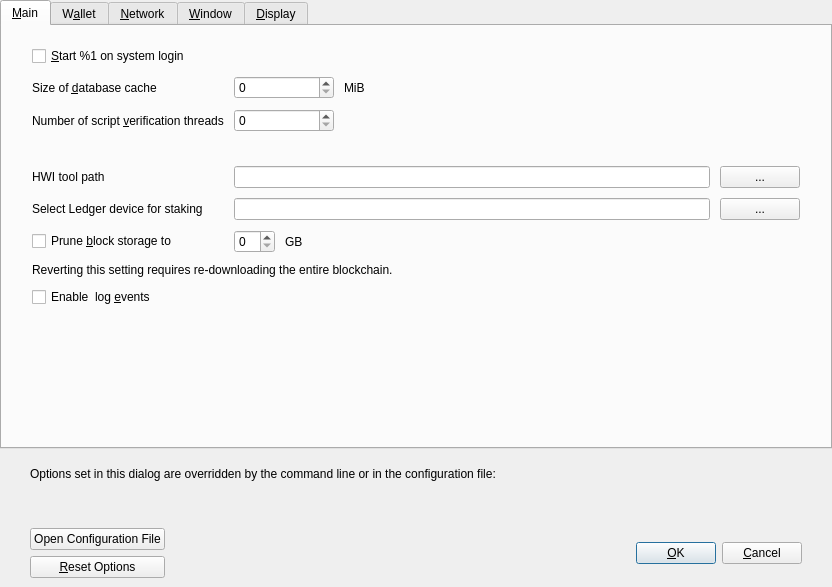
<?xml version="1.0" encoding="UTF-8"?>
<ui version="4.0">
 <class>OptionsDialog</class>
 <widget class="QDialog" name="OptionsDialog">
  <property name="geometry">
   <rect>
    <x>0</x>
    <y>0</y>
    <width>832</width>
    <height>587</height>
   </rect>
  </property>
  <property name="windowTitle">
   <string>Options</string>
  </property>
  <property name="modal">
   <bool>true</bool>
  </property>
  <layout class="QVBoxLayout" name="verticalLayout">
   <property name="leftMargin">
    <number>0</number>
   </property>
   <property name="topMargin">
    <number>0</number>
   </property>
   <property name="rightMargin">
    <number>0</number>
   </property>
   <property name="bottomMargin">
    <number>0</number>
   </property>
   <item>
    <widget class="QTabWidget" name="tabWidget">
     <property name="currentIndex">
      <number>0</number>
     </property>
     <widget class="QWidget" name="tabMain">
      <attribute name="title">
       <string>&amp;Main</string>
      </attribute>
      <layout class="QVBoxLayout" name="verticalLayout_3">
       <property name="spacing">
        <number>10</number>
       </property>
       <property name="leftMargin">
        <number>30</number>
       </property>
       <property name="topMargin">
        <number>20</number>
       </property>
       <property name="rightMargin">
        <number>30</number>
       </property>
       <property name="bottomMargin">
        <number>20</number>
       </property>
       <item>
        <widget class="QCheckBox" name="bitcoinAtStartup">
         <property name="toolTip">
          <string>Automatically start %1 after logging in to the system.</string>
         </property>
         <property name="text">
          <string>&amp;Start %1 on system login</string>
         </property>
        </widget>
       </item>
       <item>
        <layout class="QGridLayout" name="gridLayout">
         <property name="verticalSpacing">
          <number>10</number>
         </property>
         <item row="5" column="0">
          <widget class="QCheckBox" name="prune">
           <property name="toolTip">
            <string>Enabling pruning significantly reduces the disk space required to store transactions. All blocks are still fully validated. Reverting this setting requires re-downloading the entire blockchain.</string>
           </property>
           <property name="text">
            <string>Prune &amp;block storage to</string>
           </property>
          </widget>
         </item>
         <item row="1" column="0">
          <widget class="QLabel" name="threadsScriptVerifLabel">
           <property name="text">
            <string>Number of script &amp;verification threads</string>
           </property>
           <property name="textFormat">
            <enum>Qt::PlainText</enum>
           </property>
           <property name="buddy">
            <cstring>threadsScriptVerif</cstring>
           </property>
          </widget>
         </item>
         <item row="5" column="1">
          <layout class="QHBoxLayout" name="horizontalLayout_Main_Prune">
           <item>
            <widget class="QSpinBox" name="pruneSize"/>
           </item>
           <item>
            <widget class="QLabel" name="pruneSizeUnitLabel">
             <property name="text">
              <string>GB</string>
             </property>
             <property name="textFormat">
              <enum>Qt::PlainText</enum>
             </property>
            </widget>
           </item>
           <item>
            <spacer name="horizontalSpacer_Main_Prune">
             <property name="orientation">
              <enum>Qt::Horizontal</enum>
             </property>
             <property name="sizeHint" stdset="0">
              <size>
               <width>40</width>
               <height>20</height>
              </size>
             </property>
            </spacer>
           </item>
          </layout>
         </item>
         <item row="3" column="1">
          <layout class="QHBoxLayout" name="horizontalLayout">
           <item>
            <widget class="QLineEdit" name="txtHWIToolPath">
             <property name="toolTip">
              <string>Hardware wallet interface tool location on disk</string>
             </property>
            </widget>
           </item>
           <item>
            <widget class="QPushButton" name="toolHWIPath">
             <property name="text">
              <string>...</string>
             </property>
            </widget>
           </item>
          </layout>
         </item>
         <item row="0" column="1">
          <layout class="QHBoxLayout" name="horizontalLayout_2_Main">
           <item>
            <widget class="QSpinBox" name="databaseCache">
             <property name="minimumSize">
              <size>
               <width>100</width>
               <height>0</height>
              </size>
             </property>
            </widget>
           </item>
           <item>
            <widget class="QLabel" name="databaseCacheUnitLabel">
             <property name="text">
              <string>MiB</string>
             </property>
             <property name="textFormat">
              <enum>Qt::PlainText</enum>
             </property>
            </widget>
           </item>
           <item>
            <spacer name="horizontalSpacer_2_Main">
             <property name="orientation">
              <enum>Qt::Horizontal</enum>
             </property>
             <property name="sizeHint" stdset="0">
              <size>
               <width>40</width>
               <height>20</height>
              </size>
             </property>
            </spacer>
           </item>
          </layout>
         </item>
         <item row="1" column="1">
          <layout class="QHBoxLayout" name="horizontalLayout_3_Main">
           <item>
            <widget class="QSpinBox" name="threadsScriptVerif">
             <property name="minimumSize">
              <size>
               <width>100</width>
               <height>0</height>
              </size>
             </property>
             <property name="toolTip">
              <string>(0 = auto, &lt;0 = leave that many cores free)</string>
             </property>
            </widget>
           </item>
           <item>
            <spacer name="horizontalSpacer_3_Main">
             <property name="orientation">
              <enum>Qt::Horizontal</enum>
             </property>
             <property name="sizeHint" stdset="0">
              <size>
               <width>40</width>
               <height>20</height>
              </size>
             </property>
            </spacer>
           </item>
          </layout>
         </item>
         <item row="6" column="0" colspan="2">
          <widget class="QLabel" name="pruneWarning">
           <property name="text">
            <string>Reverting this setting requires re-downloading the entire blockchain.</string>
           </property>
           <property name="textFormat">
            <enum>Qt::PlainText</enum>
           </property>
          </widget>
         </item>
         <item row="0" column="0">
          <widget class="QLabel" name="databaseCacheLabel">
           <property name="text">
            <string>Size of &amp;database cache</string>
           </property>
           <property name="textFormat">
            <enum>Qt::PlainText</enum>
           </property>
           <property name="buddy">
            <cstring>databaseCache</cstring>
           </property>
          </widget>
         </item>
         <item row="3" column="0">
          <widget class="QLabel" name="HWIToolLabel">
           <property name="text">
            <string>HWI tool path</string>
           </property>
          </widget>
         </item>
         <item row="2" column="0">
          <widget class="QLabel" name="reserveBalanceLabel">
           <property name="buddy">
            <cstring>threadsScriptVerif</cstring>
           </property>
          </widget>
         </item>
         <item row="4" column="1">
          <layout class="QHBoxLayout" name="horizontalLayout2">
           <item>
            <widget class="QLineEdit" name="txtStakeLedgerId">
             <property name="toolTip">
              <string>Fingerprint of the ledger that you want to be used for staking with hardware wallet</string>
             </property>
            </widget>
           </item>
           <item>
            <widget class="QPushButton" name="toolStakeLedgerId">
             <property name="text">
              <string>...</string>
             </property>
            </widget>
           </item>
          </layout>
         </item>
         <item row="4" column="0">
          <widget class="QLabel" name="stakeLedgerIdlabel">
           <property name="text">
            <string>Select Ledger device for staking</string>
           </property>
          </widget>
         </item>
         <item row="7" column="0" colspan="2">
          <widget class="QCheckBox" name="logEvents">
           <property name="text">
            <string>Enable  log &amp;events</string>
           </property>
          </widget>
         </item>
        </layout>
       </item>
       <item>
        <spacer name="verticalSpacer_Main">
         <property name="orientation">
          <enum>Qt::Vertical</enum>
         </property>
         <property name="sizeHint" stdset="0">
          <size>
           <width>20</width>
           <height>40</height>
          </size>
         </property>
        </spacer>
       </item>
      </layout>
     </widget>
     <widget class="QWidget" name="tabWallet">
      <attribute name="title">
       <string>W&amp;allet</string>
      </attribute>
      <layout class="QVBoxLayout" name="verticalLayout_Wallet">
       <property name="spacing">
        <number>10</number>
       </property>
       <property name="leftMargin">
        <number>30</number>
       </property>
       <property name="topMargin">
        <number>20</number>
       </property>
       <property name="rightMargin">
        <number>30</number>
       </property>
       <property name="bottomMargin">
        <number>20</number>
       </property>
       <item>
        <widget class="QGroupBox" name="groupBox">
         <property name="title">
          <string>Expert</string>
         </property>
         <layout class="QVBoxLayout" name="verticalLayout_2">
          <property name="spacing">
           <number>10</number>
          </property>
          <item>
           <widget class="QCheckBox" name="coinControlFeatures">
            <property name="toolTip">
             <string>Whether to show coin control features or not.</string>
            </property>
            <property name="text">
             <string>Enable coin &amp;control features</string>
            </property>
           </widget>
          </item>
          <item>
           <widget class="QCheckBox" name="spendZeroConfChange">
            <property name="toolTip">
             <string>If you disable the spending of unconfirmed change, the change from a transaction cannot be used until that transaction has at least one confirmation. This also affects how your balance is computed.</string>
            </property>
            <property name="text">
             <string>&amp;Spend unconfirmed change</string>
            </property>
           </widget>
          </item>
          <item>
           <widget class="QCheckBox" name="zeroBalanceAddressToken">
            <property name="text">
             <string>Enable &amp;zero balance for receiver token address</string>
            </property>
           </widget>
          </item>
          <item>
           <widget class="QCheckBox" name="useChangeAddress">
            <property name="text">
             <string>Use change &amp;address</string>
            </property>
           </widget>
          </item>
          <item>
           <widget class="QCheckBox" name="checkForUpdates">
            <property name="text">
             <string>Check for &amp;updates</string>
            </property>
           </widget>
          </item>
          <item>
           <widget class="QCheckBox" name="signPSBTHWITool">
            <property name="text">
             <string>Sign PSBT with HWI tool</string>
            </property>
           </widget>
          </item>
         </layout>
        </widget>
       </item>
       <item>
        <spacer name="verticalSpacer_Wallet">
         <property name="orientation">
          <enum>Qt::Vertical</enum>
         </property>
         <property name="sizeHint" stdset="0">
          <size>
           <width>20</width>
           <height>40</height>
          </size>
         </property>
        </spacer>
       </item>
      </layout>
     </widget>
     <widget class="QWidget" name="tabNetwork">
      <attribute name="title">
       <string>&amp;Network</string>
      </attribute>
      <layout class="QVBoxLayout" name="verticalLayout_Network">
       <property name="spacing">
        <number>10</number>
       </property>
       <property name="leftMargin">
        <number>30</number>
       </property>
       <property name="topMargin">
        <number>20</number>
       </property>
       <property name="rightMargin">
        <number>30</number>
       </property>
       <property name="bottomMargin">
        <number>20</number>
       </property>
       <item>
        <widget class="QCheckBox" name="mapPortUpnp">
         <property name="toolTip">
          <string>Automatically open the Ariel client port on the router. This only works when your router supports UPnP and it is enabled.</string>
         </property>
         <property name="text">
          <string>Map port using &amp;UPnP</string>
         </property>
        </widget>
       </item>
       <item>
        <widget class="QCheckBox" name="mapPortNatpmp">
         <property name="toolTip">
          <string>Automatically open the Ariel client port on the router. This only works when your router supports NAT-PMP and it is enabled. The external port could be random.</string>
         </property>
         <property name="text">
          <string>Map port using NA&amp;T-PMP</string>
         </property>
        </widget>
       </item>
       <item>
        <widget class="QCheckBox" name="allowIncoming">
         <property name="toolTip">
          <string>Accept connections from outside.</string>
         </property>
         <property name="text">
          <string>Allow incomin&amp;g connections</string>
         </property>
        </widget>
       </item>
       <item>
        <widget class="QCheckBox" name="connectSocks">
         <property name="toolTip">
          <string>Connect to the Ariel network through a SOCKS5 proxy.</string>
         </property>
         <property name="text">
          <string>&amp;Connect through SOCKS5 proxy (default proxy):</string>
         </property>
        </widget>
       </item>
       <item>
        <layout class="QHBoxLayout" name="horizontalLayout_1_Network">
         <item>
          <widget class="QLabel" name="proxyIpLabel">
           <property name="text">
            <string>Proxy &amp;IP:</string>
           </property>
           <property name="textFormat">
            <enum>Qt::PlainText</enum>
           </property>
           <property name="buddy">
            <cstring>proxyIp</cstring>
           </property>
          </widget>
         </item>
         <item>
          <widget class="QValidatedLineEdit" name="proxyIp">
           <property name="minimumSize">
            <size>
             <width>140</width>
             <height>0</height>
            </size>
           </property>
           <property name="maximumSize">
            <size>
             <width>140</width>
             <height>16777215</height>
            </size>
           </property>
           <property name="toolTip">
            <string>IP address of the proxy (e.g. IPv4: 127.0.0.1 / IPv6: ::1)</string>
           </property>
          </widget>
         </item>
         <item>
          <widget class="QLabel" name="proxyPortLabel">
           <property name="text">
            <string>&amp;Port:</string>
           </property>
           <property name="textFormat">
            <enum>Qt::PlainText</enum>
           </property>
           <property name="buddy">
            <cstring>proxyPort</cstring>
           </property>
          </widget>
         </item>
         <item>
          <widget class="QLineEdit" name="proxyPort">
           <property name="minimumSize">
            <size>
             <width>55</width>
             <height>0</height>
            </size>
           </property>
           <property name="maximumSize">
            <size>
             <width>55</width>
             <height>16777215</height>
            </size>
           </property>
           <property name="toolTip">
            <string>Port of the proxy (e.g. 9050)</string>
           </property>
          </widget>
         </item>
         <item>
          <spacer name="horizontalSpacer_1_Network">
           <property name="orientation">
            <enum>Qt::Horizontal</enum>
           </property>
           <property name="sizeHint" stdset="0">
            <size>
             <width>40</width>
             <height>20</height>
            </size>
           </property>
          </spacer>
         </item>
        </layout>
       </item>
       <item>
        <layout class="QHBoxLayout" name="horizontalLayout_2_Network">
         <item>
          <widget class="QLabel" name="proxyActiveNets">
           <property name="text">
            <string>Used for reaching peers via:</string>
           </property>
           <property name="textFormat">
            <enum>Qt::PlainText</enum>
           </property>
          </widget>
         </item>
         <item>
          <widget class="QCheckBox" name="proxyReachIPv4">
           <property name="enabled">
            <bool>false</bool>
           </property>
           <property name="toolTip">
            <string>Shows if the supplied default SOCKS5 proxy is used to reach peers via this network type.</string>
           </property>
           <property name="text">
            <string/>
           </property>
          </widget>
         </item>
         <item>
          <widget class="QLabel" name="proxyReachIPv4Label">
           <property name="text">
            <string>IPv4</string>
           </property>
           <property name="textFormat">
            <enum>Qt::PlainText</enum>
           </property>
          </widget>
         </item>
         <item>
          <widget class="QCheckBox" name="proxyReachIPv6">
           <property name="enabled">
            <bool>false</bool>
           </property>
           <property name="toolTip">
            <string>Shows if the supplied default SOCKS5 proxy is used to reach peers via this network type.</string>
           </property>
           <property name="text">
            <string/>
           </property>
          </widget>
         </item>
         <item>
          <widget class="QLabel" name="proxyReachIPv6Label">
           <property name="text">
            <string>IPv6</string>
           </property>
           <property name="textFormat">
            <enum>Qt::PlainText</enum>
           </property>
          </widget>
         </item>
         <item>
          <widget class="QCheckBox" name="proxyReachTor">
           <property name="enabled">
            <bool>false</bool>
           </property>
           <property name="toolTip">
            <string>Shows if the supplied default SOCKS5 proxy is used to reach peers via this network type.</string>
           </property>
           <property name="text">
            <string/>
           </property>
          </widget>
         </item>
         <item>
          <widget class="QLabel" name="proxyReachTorLabel">
           <property name="text">
            <string>Tor</string>
           </property>
           <property name="textFormat">
            <enum>Qt::PlainText</enum>
           </property>
          </widget>
         </item>
         <item>
          <spacer name="horizontalSpacer_2_Network">
           <property name="orientation">
            <enum>Qt::Horizontal</enum>
           </property>
           <property name="sizeHint" stdset="0">
            <size>
             <width>40</width>
             <height>20</height>
            </size>
           </property>
          </spacer>
         </item>
        </layout>
       </item>
       <item>
        <widget class="QCheckBox" name="connectSocksTor">
         <property name="toolTip">
          <string>Connect to the Ariel network through a separate SOCKS5 proxy for Tor onion services.</string>
         </property>
         <property name="text">
          <string>Use separate SOCKS&amp;5 proxy to reach peers via Tor onion services:</string>
         </property>
        </widget>
       </item>
       <item>
        <layout class="QHBoxLayout" name="horizontalLayout_3_Network">
         <item>
          <widget class="QLabel" name="proxyIpTorLabel">
           <property name="text">
            <string>Proxy &amp;IP:</string>
           </property>
           <property name="textFormat">
            <enum>Qt::PlainText</enum>
           </property>
           <property name="buddy">
            <cstring>proxyIpTor</cstring>
           </property>
          </widget>
         </item>
         <item>
          <widget class="QValidatedLineEdit" name="proxyIpTor">
           <property name="minimumSize">
            <size>
             <width>140</width>
             <height>0</height>
            </size>
           </property>
           <property name="maximumSize">
            <size>
             <width>140</width>
             <height>16777215</height>
            </size>
           </property>
           <property name="toolTip">
            <string>IP address of the proxy (e.g. IPv4: 127.0.0.1 / IPv6: ::1)</string>
           </property>
          </widget>
         </item>
         <item>
          <widget class="QLabel" name="proxyPortTorLabel">
           <property name="text">
            <string>&amp;Port:</string>
           </property>
           <property name="textFormat">
            <enum>Qt::PlainText</enum>
           </property>
           <property name="buddy">
            <cstring>proxyPortTor</cstring>
           </property>
          </widget>
         </item>
         <item>
          <widget class="QLineEdit" name="proxyPortTor">
           <property name="minimumSize">
            <size>
             <width>55</width>
             <height>0</height>
            </size>
           </property>
           <property name="maximumSize">
            <size>
             <width>55</width>
             <height>16777215</height>
            </size>
           </property>
           <property name="toolTip">
            <string>Port of the proxy (e.g. 9050)</string>
           </property>
          </widget>
         </item>
         <item>
          <spacer name="horizontalSpacer_4_Network">
           <property name="orientation">
            <enum>Qt::Horizontal</enum>
           </property>
           <property name="sizeHint" stdset="0">
            <size>
             <width>40</width>
             <height>20</height>
            </size>
           </property>
          </spacer>
         </item>
        </layout>
       </item>
       <item>
        <spacer name="verticalSpacer_Network">
         <property name="orientation">
          <enum>Qt::Vertical</enum>
         </property>
         <property name="sizeHint" stdset="0">
          <size>
           <width>20</width>
           <height>40</height>
          </size>
         </property>
        </spacer>
       </item>
      </layout>
     </widget>
     <widget class="QWidget" name="tabWindow">
      <attribute name="title">
       <string>&amp;Window</string>
      </attribute>
      <layout class="QVBoxLayout" name="verticalLayout_Window">
       <property name="spacing">
        <number>10</number>
       </property>
       <property name="leftMargin">
        <number>30</number>
       </property>
       <property name="topMargin">
        <number>20</number>
       </property>
       <property name="rightMargin">
        <number>30</number>
       </property>
       <property name="bottomMargin">
        <number>20</number>
       </property>
       <item>
        <widget class="QCheckBox" name="showTrayIcon">
         <property name="toolTip">
          <string>Show the icon in the system tray.</string>
         </property>
         <property name="text">
          <string>&amp;Show tray icon</string>
         </property>
         <property name="checked">
          <bool>true</bool>
         </property>
        </widget>
       </item>
       <item>
        <widget class="QCheckBox" name="minimizeToTray">
         <property name="toolTip">
          <string>Show only a tray icon after minimizing the window.</string>
         </property>
         <property name="text">
          <string>&amp;Minimize to the tray instead of the taskbar</string>
         </property>
        </widget>
       </item>
       <item>
        <widget class="QCheckBox" name="minimizeOnClose">
         <property name="toolTip">
          <string>Minimize instead of exit the application when the window is closed. When this option is enabled, the application will be closed only after selecting Exit in the menu.</string>
         </property>
         <property name="text">
          <string>M&amp;inimize on close</string>
         </property>
        </widget>
       </item>
       <item>
        <spacer name="verticalSpacer_Window">
         <property name="orientation">
          <enum>Qt::Vertical</enum>
         </property>
         <property name="sizeHint" stdset="0">
          <size>
           <width>20</width>
           <height>40</height>
          </size>
         </property>
        </spacer>
       </item>
      </layout>
     </widget>
     <widget class="QWidget" name="tabDisplay">
      <attribute name="title">
       <string>&amp;Display</string>
      </attribute>
      <layout class="QVBoxLayout" name="verticalLayout_Display">
       <property name="spacing">
        <number>10</number>
       </property>
       <property name="leftMargin">
        <number>30</number>
       </property>
       <property name="topMargin">
        <number>20</number>
       </property>
       <property name="rightMargin">
        <number>30</number>
       </property>
       <property name="bottomMargin">
        <number>20</number>
       </property>
       <item>
        <layout class="QGridLayout" name="gridLayout_2">
         <property name="verticalSpacing">
          <number>10</number>
         </property>
         <item row="0" column="0">
          <widget class="QLabel" name="langLabel">
           <property name="text">
            <string>User Interface &amp;language:</string>
           </property>
           <property name="textFormat">
            <enum>Qt::PlainText</enum>
           </property>
           <property name="buddy">
            <cstring>lang</cstring>
           </property>
          </widget>
         </item>
         <item row="0" column="1">
          <widget class="QValueComboBox" name="lang">
           <property name="toolTip">
            <string>The user interface language can be set here. This setting will take effect after restarting %1.</string>
           </property>
          </widget>
         </item>
         <item row="1" column="0">
          <widget class="QLabel" name="unitLabel">
           <property name="text">
            <string>&amp;Unit to show amounts in:</string>
           </property>
           <property name="textFormat">
            <enum>Qt::PlainText</enum>
           </property>
           <property name="buddy">
            <cstring>unit</cstring>
           </property>
          </widget>
         </item>
         <item row="2" column="0">
          <widget class="QLabel" name="thirdPartyTxUrlsLabel">
           <property name="toolTip">
            <string>Third party URLs (e.g. a block explorer) that appear in the transactions tab as context menu items. %s in the URL is replaced by transaction hash. Multiple URLs are separated by vertical bar |.</string>
           </property>
           <property name="text">
            <string>&amp;Third party transaction URLs</string>
           </property>
           <property name="buddy">
            <cstring>thirdPartyTxUrls</cstring>
           </property>
          </widget>
         </item>
         <item row="1" column="1">
          <widget class="QValueComboBox" name="unit">
           <property name="toolTip">
            <string>Choose the default subdivision unit to show in the interface and when sending coins.</string>
           </property>
          </widget>
         </item>
         <item row="2" column="1">
          <widget class="QLineEdit" name="thirdPartyTxUrls">
           <property name="toolTip">
            <string>Third party URLs (e.g. a block explorer) that appear in the transactions tab as context menu items. %s in the URL is replaced by transaction hash. Multiple URLs are separated by vertical bar |.</string>
           </property>
           <property name="placeholderText">
            <string notr="true">https://example.com/tx/%s</string>
           </property>
          </widget>
         </item>
         <item row="3" column="0">
          <widget class="QLabel" name="themeLabel">
           <property name="text">
            <string>User Interface &amp;style:</string>
           </property>
           <property name="textFormat">
            <enum>Qt::PlainText</enum>
           </property>
           <property name="buddy">
            <cstring>lang</cstring>
           </property>
          </widget>
         </item>
         <item row="3" column="1">
          <widget class="QValueComboBox" name="theme">
           <property name="toolTip">
            <string>The user interface style can be set here. This setting will take effect after restarting %1.</string>
           </property>
          </widget>
         </item>
        </layout>
       </item>
       <item>
        <widget class="QGroupBox" name="font_groupBox">
         <property name="title">
          <string>Monospaced font in the Overview tab:</string>
         </property>
         <layout class="QVBoxLayout" name="font_verticalLayout">
          <item>
           <layout class="QHBoxLayout" name="embeddedFont_horizontalLayout">
            <item>
             <widget class="QRadioButton" name="embeddedFont_radioButton">
              <property name="text">
               <string>embedded &quot;%1&quot;</string>
              </property>
             </widget>
            </item>
            <item>
             <spacer name="embeddedFont_horizontalSpacer">
              <property name="orientation">
               <enum>Qt::Horizontal</enum>
              </property>
              <property name="sizeHint" stdset="0">
               <size>
                <width>40</width>
                <height>20</height>
               </size>
              </property>
             </spacer>
            </item>
            <item>
             <layout class="QVBoxLayout" name="embeddedFont_verticalLayout">
              <item>
               <widget class="QLabel" name="embeddedFont_label_1">
                <property name="text">
                 <string notr="true">111.11111111 ARL</string>
                </property>
               </widget>
              </item>
              <item>
               <widget class="QLabel" name="embeddedFont_label_9">
                <property name="text">
                 <string notr="true">909.09090909 ARL</string>
                </property>
               </widget>
              </item>
             </layout>
            </item>
           </layout>
          </item>
          <item>
           <widget class="Line" name="font_line">
            <property name="orientation">
             <enum>Qt::Horizontal</enum>
            </property>
           </widget>
          </item>
          <item>
           <layout class="QHBoxLayout" name="systemFont_horizontalLayout">
            <item>
             <widget class="QRadioButton" name="systemFont_radioButton">
              <property name="text">
               <string>closest matching &quot;%1&quot;</string>
              </property>
             </widget>
            </item>
            <item>
             <spacer name="systemFont_horizontalSpacer">
              <property name="orientation">
               <enum>Qt::Horizontal</enum>
              </property>
              <property name="sizeHint" stdset="0">
               <size>
                <width>40</width>
                <height>20</height>
               </size>
              </property>
             </spacer>
            </item>
            <item>
             <layout class="QVBoxLayout" name="systemFont_verticalLayout">
              <item>
               <widget class="QLabel" name="systemFont_label_1">
                <property name="text">
                 <string notr="true">111.11111111 ARL</string>
                </property>
               </widget>
              </item>
              <item>
               <widget class="QLabel" name="systemFont_label_9">
                <property name="text">
                 <string notr="true">909.09090909 ARL</string>
                </property>
               </widget>
              </item>
             </layout>
            </item>
           </layout>
          </item>
         </layout>
        </widget>
       </item>
       <item>
        <spacer name="verticalSpacer_Display">
         <property name="orientation">
          <enum>Qt::Vertical</enum>
         </property>
         <property name="sizeHint" stdset="0">
          <size>
           <width>20</width>
           <height>40</height>
          </size>
         </property>
        </spacer>
       </item>
      </layout>
     </widget>
    </widget>
   </item>
   <item>
    <widget class="QFrame" name="frame">
     <layout class="QVBoxLayout" name="verticalLayout_Bottom">
      <property name="leftMargin">
       <number>30</number>
      </property>
      <property name="rightMargin">
       <number>30</number>
      </property>
      <item>
       <layout class="QHBoxLayout" name="horizontalLayout_Bottom">
        <item>
         <widget class="QLabel" name="overriddenByCommandLineInfoLabel">
          <property name="text">
           <string>Options set in this dialog are overridden by the command line or in the configuration file:</string>
          </property>
          <property name="textFormat">
           <enum>Qt::PlainText</enum>
          </property>
         </widget>
        </item>
        <item>
         <spacer name="horizontalSpacer_Bottom">
          <property name="orientation">
           <enum>Qt::Horizontal</enum>
          </property>
          <property name="sizeHint" stdset="0">
           <size>
            <width>40</width>
            <height>20</height>
           </size>
          </property>
         </spacer>
        </item>
       </layout>
      </item>
      <item>
       <widget class="QLabel" name="overriddenByCommandLineLabel">
        <property name="text">
         <string/>
        </property>
        <property name="textFormat">
         <enum>Qt::PlainText</enum>
        </property>
        <property name="wordWrap">
         <bool>true</bool>
        </property>
       </widget>
      </item>
     </layout>
    </widget>
   </item>
   <item>
    <widget class="QWidget" name="buttonsContainerWhite" native="true">
     <layout class="QHBoxLayout" name="horizontalLayout_2">
      <property name="leftMargin">
       <number>30</number>
      </property>
      <property name="rightMargin">
       <number>30</number>
      </property>
      <item>
       <layout class="QVBoxLayout" name="verticalLayout_Buttons">
        <item>
         <widget class="QPushButton" name="openBitcoinConfButton">
          <property name="toolTip">
           <string>Open the %1 configuration file from the working directory.</string>
          </property>
          <property name="text">
           <string>Open Configuration File</string>
          </property>
          <property name="autoDefault">
           <bool>false</bool>
          </property>
         </widget>
        </item>
        <item>
         <widget class="QPushButton" name="resetButton">
          <property name="toolTip">
           <string>Reset all client options to default.</string>
          </property>
          <property name="text">
           <string>&amp;Reset Options</string>
          </property>
          <property name="autoDefault">
           <bool>false</bool>
          </property>
         </widget>
        </item>
       </layout>
      </item>
      <item>
       <spacer name="horizontalSpacer_3">
        <property name="orientation">
         <enum>Qt::Horizontal</enum>
        </property>
        <property name="sizeHint" stdset="0">
         <size>
          <width>20</width>
          <height>20</height>
         </size>
        </property>
       </spacer>
      </item>
      <item>
       <widget class="QLabel" name="statusLabel">
        <property name="minimumSize">
         <size>
          <width>200</width>
          <height>0</height>
         </size>
        </property>
        <property name="font">
         <font>
          <weight>75</weight>
          <bold>true</bold>
         </font>
        </property>
        <property name="text">
         <string/>
        </property>
        <property name="textFormat">
         <enum>Qt::PlainText</enum>
        </property>
        <property name="wordWrap">
         <bool>true</bool>
        </property>
       </widget>
      </item>
      <item>
       <spacer name="horizontalSpacer">
        <property name="orientation">
         <enum>Qt::Horizontal</enum>
        </property>
        <property name="sizeHint" stdset="0">
         <size>
          <width>20</width>
          <height>20</height>
         </size>
        </property>
       </spacer>
      </item>
      <item>
       <widget class="QPushButton" name="okButton">
        <property name="text">
         <string>&amp;OK</string>
        </property>
        <property name="autoDefault">
         <bool>false</bool>
        </property>
        <property name="default">
         <bool>true</bool>
        </property>
       </widget>
      </item>
      <item>
       <widget class="QPushButton" name="cancelButton">
        <property name="text">
         <string>&amp;Cancel</string>
        </property>
        <property name="autoDefault">
         <bool>false</bool>
        </property>
       </widget>
      </item>
     </layout>
    </widget>
   </item>
  </layout>
 </widget>
 <customwidgets>
  <customwidget>
   <class>QValidatedLineEdit</class>
   <extends>QLineEdit</extends>
   <header>qt/qvalidatedlineedit.h</header>
  </customwidget>
  <customwidget>
   <class>QValueComboBox</class>
   <extends>QComboBox</extends>
   <header>qt/qvaluecombobox.h</header>
  </customwidget>
  <customwidget>
   <class>BitcoinAmountField</class>
   <extends>QSpinBox</extends>
   <header>qt/bitcoinamountfield.h</header>
  </customwidget>
 </customwidgets>
 <resources/>
 <connections/>
</ui>
